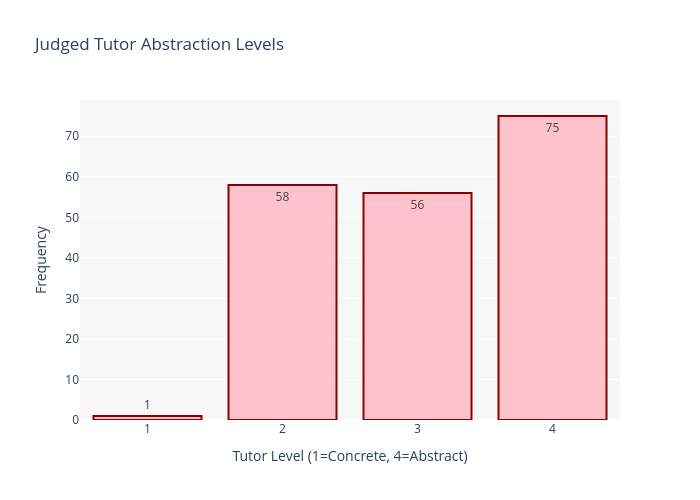

Notebook code for this chart:
### Markdown cell above
# Graph 3: Tutor and Student Abstraction Level Distributions

### Code cell
def plot_abstraction_level_distribution(df, level_col, title, color_rgb, entity_name):
    """
    Create a bar chart for abstraction level distribution.
    
    Parameters:
    - df: DataFrame
    - level_col: column name (e.g., 'tutor_level', 'student_level')
    - title: chart title
    - color_rgb: color string (e.g., 'rgba(255, 182, 193, 0.8)')
    - entity_name: name of entity (e.g., 'Tutor Level', 'Student Level')
    """
    level_counts = df[level_col].value_counts().sort_index()
    
    fig = go.Figure(data=[
        go.Bar(
            x=level_counts.index.astype(str),
            y=level_counts.values,
            marker=dict(color=color_rgb, line=dict(color='darkred', width=2)),
            text=level_counts.values,
            textposition='auto',
            hovertemplate='<b>Level %{x}</b><br>Count: %{y}<extra></extra>'
        )
    ])
    
    fig.update_layout(
        title=title,
        xaxis_title=f"{entity_name} (1=Concrete, 4=Abstract)",
        yaxis_title="Frequency",
        plot_bgcolor='rgba(240, 240, 240, 0.5)',
        height=500,
        width=700,
        font=dict(size=12),
        showlegend=False
    )
    
    fig.show()
    
    print(f"\n{entity_name} Statistics:")
    print(f"Mean: {df[level_col].mean():.2f}")
    print(f"Median: {df[level_col].median():.2f}")
    print(f"Std Dev: {df[level_col].std():.2f}")
    print(f"\nCounts:\n{level_counts}")

# Plot tutor level distribution
plot_abstraction_level_distribution(
    df_memory,
    'tutor_level',
    'Judged Tutor Abstraction Levels',
    'rgba(255, 182, 193, 0.8)',
    'Tutor Level'
)

### Figure 1 — Plotly figure (JSON) as saved in the notebook; plotly's stock layout.template omitted (floating-point values rounded to 4 significant figures)
{"data": [{"hovertemplate": "<b>Level %{x}</b><br>Count: %{y}<extra></extra>", "marker": {"color": "rgba(255, 182, 193, 0.8)", "line": {"color": "darkred", "width": 2}}, "text": [1.0, 58.0, 56.0, 75.0], "textposition": "auto", "type": "bar", "x": ["1", "2", "3", "4"], "y": [1, 58, 56, 75]}], "layout": {"font": {"size": 12}, "height": 500, "plot_bgcolor": "rgba(240, 240, 240, 0.5)", "showlegend": false, "title": {"text": "Judged Tutor Abstraction Levels"}, "width": 700, "xaxis": {"title": {"text": "Tutor Level (1=Concrete, 4=Abstract)"}}, "yaxis": {"title": {"text": "Frequency"}}}}
